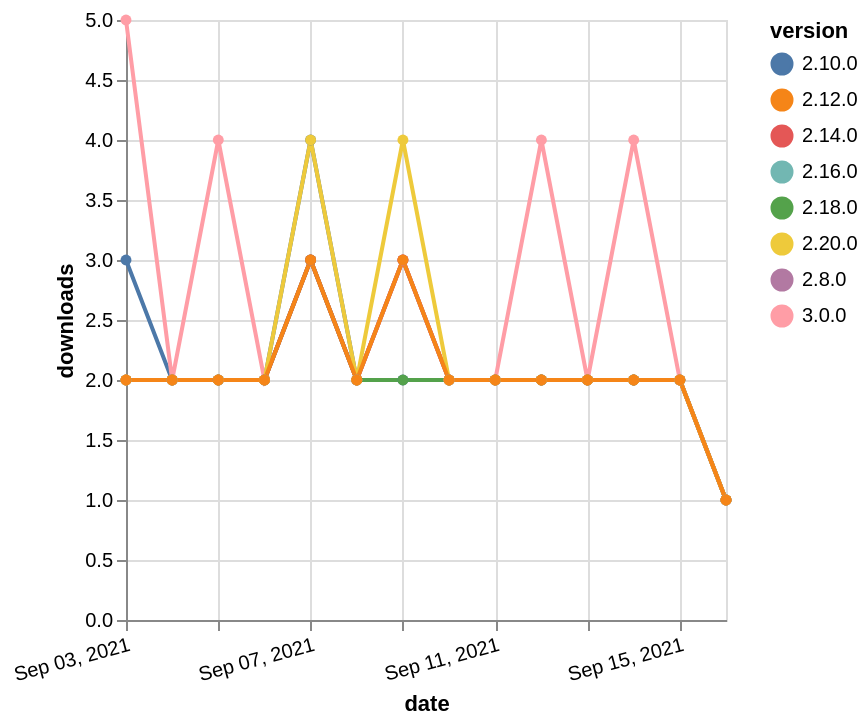

Describe this chart as a Vega-Lite specification.
### Vega-Lite specification from a JSON file in a GitHub repository (floating-point values rounded to 4 significant figures)
{"$schema": "https://vega.github.io/schema/vega-lite/v5.json", "description": "A simple bar chart with embedded data.", "data": {"values": [{"date": "2021-09-03", "total": 1485, "delta": 2, "version": "2.16.0"}, {"date": "2021-09-04", "total": 1487, "delta": 2, "version": "2.16.0"}, {"date": "2021-09-05", "total": 1489, "delta": 2, "version": "2.16.0"}, {"date": "2021-09-06", "total": 1491, "delta": 2, "version": "2.16.0"}, {"date": "2021-09-07", "total": 1494, "delta": 3, "version": "2.16.0"}, {"date": "2021-09-08", "total": 1496, "delta": 2, "version": "2.16.0"}, {"date": "2021-09-09", "total": 1499, "delta": 3, "version": "2.16.0"}, {"date": "2021-09-10", "total": 1501, "delta": 2, "version": "2.16.0"}, {"date": "2021-09-11", "total": 1503, "delta": 2, "version": "2.16.0"}, {"date": "2021-09-12", "total": 1505, "delta": 2, "version": "2.16.0"}, {"date": "2021-09-13", "total": 1507, "delta": 2, "version": "2.16.0"}, {"date": "2021-09-14", "total": 1509, "delta": 2, "version": "2.16.0"}, {"date": "2021-09-15", "total": 1511, "delta": 2, "version": "2.16.0"}, {"date": "2021-09-16", "total": 1512, "delta": 1, "version": "2.16.0"}, {"date": "2021-09-03", "total": 2363, "delta": 2, "version": "2.8.0"}, {"date": "2021-09-04", "total": 2365, "delta": 2, "version": "2.8.0"}, {"date": "2021-09-05", "total": 2367, "delta": 2, "version": "2.8.0"}, {"date": "2021-09-06", "total": 2369, "delta": 2, "version": "2.8.0"}, {"date": "2021-09-07", "total": 2372, "delta": 3, "version": "2.8.0"}, {"date": "2021-09-08", "total": 2374, "delta": 2, "version": "2.8.0"}, {"date": "2021-09-09", "total": 2377, "delta": 3, "version": "2.8.0"}, {"date": "2021-09-10", "total": 2379, "delta": 2, "version": "2.8.0"}, {"date": "2021-09-11", "total": 2381, "delta": 2, "version": "2.8.0"}, {"date": "2021-09-12", "total": 2383, "delta": 2, "version": "2.8.0"}, {"date": "2021-09-13", "total": 2385, "delta": 2, "version": "2.8.0"}, {"date": "2021-09-14", "total": 2387, "delta": 2, "version": "2.8.0"}, {"date": "2021-09-15", "total": 2389, "delta": 2, "version": "2.8.0"}, {"date": "2021-09-16", "total": 2390, "delta": 1, "version": "2.8.0"}, {"date": "2021-09-03", "total": 2426, "delta": 3, "version": "2.10.0"}, {"date": "2021-09-04", "total": 2428, "delta": 2, "version": "2.10.0"}, {"date": "2021-09-05", "total": 2430, "delta": 2, "version": "2.10.0"}, {"date": "2021-09-06", "total": 2432, "delta": 2, "version": "2.10.0"}, {"date": "2021-09-07", "total": 2436, "delta": 4, "version": "2.10.0"}, {"date": "2021-09-08", "total": 2438, "delta": 2, "version": "2.10.0"}, {"date": "2021-09-09", "total": 2440, "delta": 2, "version": "2.10.0"}, {"date": "2021-09-10", "total": 2442, "delta": 2, "version": "2.10.0"}, {"date": "2021-09-11", "total": 2444, "delta": 2, "version": "2.10.0"}, {"date": "2021-09-12", "total": 2446, "delta": 2, "version": "2.10.0"}, {"date": "2021-09-13", "total": 2448, "delta": 2, "version": "2.10.0"}, {"date": "2021-09-14", "total": 2450, "delta": 2, "version": "2.10.0"}, {"date": "2021-09-15", "total": 2452, "delta": 2, "version": "2.10.0"}, {"date": "2021-09-16", "total": 2453, "delta": 1, "version": "2.10.0"}, {"date": "2021-09-03", "total": 219, "delta": 5, "version": "3.0.0"}, {"date": "2021-09-04", "total": 221, "delta": 2, "version": "3.0.0"}, {"date": "2021-09-05", "total": 225, "delta": 4, "version": "3.0.0"}, {"date": "2021-09-06", "total": 227, "delta": 2, "version": "3.0.0"}, {"date": "2021-09-07", "total": 230, "delta": 3, "version": "3.0.0"}, {"date": "2021-09-08", "total": 232, "delta": 2, "version": "3.0.0"}, {"date": "2021-09-09", "total": 235, "delta": 3, "version": "3.0.0"}, {"date": "2021-09-10", "total": 237, "delta": 2, "version": "3.0.0"}, {"date": "2021-09-11", "total": 239, "delta": 2, "version": "3.0.0"}, {"date": "2021-09-12", "total": 243, "delta": 4, "version": "3.0.0"}, {"date": "2021-09-13", "total": 245, "delta": 2, "version": "3.0.0"}, {"date": "2021-09-14", "total": 249, "delta": 4, "version": "3.0.0"}, {"date": "2021-09-15", "total": 251, "delta": 2, "version": "3.0.0"}, {"date": "2021-09-16", "total": 252, "delta": 1, "version": "3.0.0"}, {"date": "2021-09-03", "total": 998, "delta": 2, "version": "2.18.0"}, {"date": "2021-09-04", "total": 1000, "delta": 2, "version": "2.18.0"}, {"date": "2021-09-05", "total": 1002, "delta": 2, "version": "2.18.0"}, {"date": "2021-09-06", "total": 1004, "delta": 2, "version": "2.18.0"}, {"date": "2021-09-07", "total": 1007, "delta": 3, "version": "2.18.0"}, {"date": "2021-09-08", "total": 1009, "delta": 2, "version": "2.18.0"}, {"date": "2021-09-09", "total": 1011, "delta": 2, "version": "2.18.0"}, {"date": "2021-09-10", "total": 1013, "delta": 2, "version": "2.18.0"}, {"date": "2021-09-11", "total": 1015, "delta": 2, "version": "2.18.0"}, {"date": "2021-09-12", "total": 1017, "delta": 2, "version": "2.18.0"}, {"date": "2021-09-13", "total": 1019, "delta": 2, "version": "2.18.0"}, {"date": "2021-09-14", "total": 1021, "delta": 2, "version": "2.18.0"}, {"date": "2021-09-15", "total": 1023, "delta": 2, "version": "2.18.0"}, {"date": "2021-09-16", "total": 1024, "delta": 1, "version": "2.18.0"}, {"date": "2021-09-03", "total": 1672, "delta": 2, "version": "2.14.0"}, {"date": "2021-09-04", "total": 1674, "delta": 2, "version": "2.14.0"}, {"date": "2021-09-05", "total": 1676, "delta": 2, "version": "2.14.0"}, {"date": "2021-09-06", "total": 1678, "delta": 2, "version": "2.14.0"}, {"date": "2021-09-07", "total": 1681, "delta": 3, "version": "2.14.0"}, {"date": "2021-09-08", "total": 1683, "delta": 2, "version": "2.14.0"}, {"date": "2021-09-09", "total": 1686, "delta": 3, "version": "2.14.0"}, {"date": "2021-09-10", "total": 1688, "delta": 2, "version": "2.14.0"}, {"date": "2021-09-11", "total": 1690, "delta": 2, "version": "2.14.0"}, {"date": "2021-09-12", "total": 1692, "delta": 2, "version": "2.14.0"}, {"date": "2021-09-13", "total": 1694, "delta": 2, "version": "2.14.0"}, {"date": "2021-09-14", "total": 1696, "delta": 2, "version": "2.14.0"}, {"date": "2021-09-15", "total": 1698, "delta": 2, "version": "2.14.0"}, {"date": "2021-09-16", "total": 1699, "delta": 1, "version": "2.14.0"}, {"date": "2021-09-03", "total": 720, "delta": 2, "version": "2.20.0"}, {"date": "2021-09-04", "total": 722, "delta": 2, "version": "2.20.0"}, {"date": "2021-09-05", "total": 724, "delta": 2, "version": "2.20.0"}, {"date": "2021-09-06", "total": 726, "delta": 2, "version": "2.20.0"}, {"date": "2021-09-07", "total": 730, "delta": 4, "version": "2.20.0"}, {"date": "2021-09-08", "total": 732, "delta": 2, "version": "2.20.0"}, {"date": "2021-09-09", "total": 736, "delta": 4, "version": "2.20.0"}, {"date": "2021-09-10", "total": 738, "delta": 2, "version": "2.20.0"}, {"date": "2021-09-11", "total": 740, "delta": 2, "version": "2.20.0"}, {"date": "2021-09-12", "total": 742, "delta": 2, "version": "2.20.0"}, {"date": "2021-09-13", "total": 744, "delta": 2, "version": "2.20.0"}, {"date": "2021-09-14", "total": 746, "delta": 2, "version": "2.20.0"}, {"date": "2021-09-15", "total": 748, "delta": 2, "version": "2.20.0"}, {"date": "2021-09-16", "total": 749, "delta": 1, "version": "2.20.0"}, {"date": "2021-09-03", "total": 2068, "delta": 2, "version": "2.12.0"}, {"date": "2021-09-04", "total": 2070, "delta": 2, "version": "2.12.0"}, {"date": "2021-09-05", "total": 2072, "delta": 2, "version": "2.12.0"}, {"date": "2021-09-06", "total": 2074, "delta": 2, "version": "2.12.0"}, {"date": "2021-09-07", "total": 2077, "delta": 3, "version": "2.12.0"}, {"date": "2021-09-08", "total": 2079, "delta": 2, "version": "2.12.0"}, {"date": "2021-09-09", "total": 2082, "delta": 3, "version": "2.12.0"}, {"date": "2021-09-10", "total": 2084, "delta": 2, "version": "2.12.0"}, {"date": "2021-09-11", "total": 2086, "delta": 2, "version": "2.12.0"}, {"date": "2021-09-12", "total": 2088, "delta": 2, "version": "2.12.0"}, {"date": "2021-09-13", "total": 2090, "delta": 2, "version": "2.12.0"}, {"date": "2021-09-14", "total": 2092, "delta": 2, "version": "2.12.0"}, {"date": "2021-09-15", "total": 2094, "delta": 2, "version": "2.12.0"}, {"date": "2021-09-16", "total": 2095, "delta": 1, "version": "2.12.0"}]}, "width": "container", "mark": {"type": "line", "point": {"filled": true}}, "encoding": {"x": {"field": "date", "type": "temporal", "timeUnit": "yearmonthdate", "title": "date", "axis": {"labelAngle": -15}}, "y": {"field": "delta", "type": "quantitative", "title": "downloads"}, "color": {"field": "version", "type": "nominal"}, "tooltip": {"field": "delta"}}}
